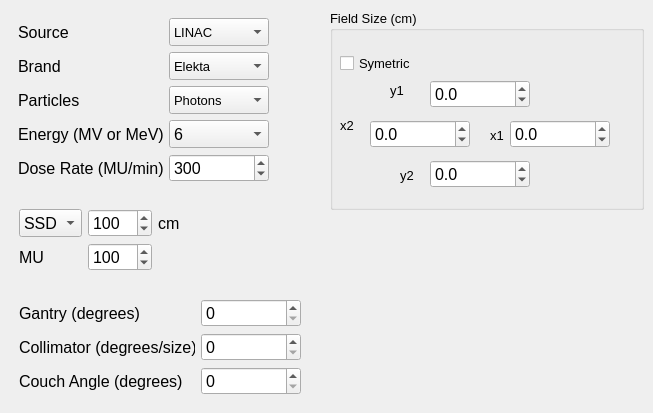
      <widget class="QWidget" name="pagelinac">
       <widget class="QFrame" name="frame_6">
        <property name="geometry">
         <rect>
          <x>10</x>
          <y>200</y>
          <width>214</width>
          <height>80</height>
         </rect>
        </property>
        <property name="frameShape">
         <enum>QFrame::NoFrame</enum>
        </property>
        <property name="frameShadow">
         <enum>QFrame::Raised</enum>
        </property>
        <layout class="QGridLayout" name="gridLayout_5">
         <item row="0" column="0">
          <widget class="QComboBox" name="linacssdsad">
           <property name="minimumSize">
            <size>
             <width>0</width>
             <height>28</height>
            </size>
           </property>
           <property name="maximumSize">
            <size>
             <width>16777215</width>
             <height>28</height>
            </size>
           </property>
           <property name="font">
            <font>
             <pointsize>12</pointsize>
            </font>
           </property>
           <item>
            <property name="text">
             <string>SSD</string>
            </property>
           </item>
           <item>
            <property name="text">
             <string>SAD</string>
            </property>
           </item>
          </widget>
         </item>
         <item row="0" column="1">
          <widget class="QSpinBox" name="linacssdsaddist">
           <property name="minimumSize">
            <size>
             <width>0</width>
             <height>28</height>
            </size>
           </property>
           <property name="maximumSize">
            <size>
             <width>16777215</width>
             <height>28</height>
            </size>
           </property>
           <property name="font">
            <font>
             <pointsize>12</pointsize>
            </font>
           </property>
           <property name="maximum">
            <number>300</number>
           </property>
           <property name="value">
            <number>100</number>
           </property>
          </widget>
         </item>
         <item row="1" column="0">
          <widget class="QLabel" name="label_15">
           <property name="font">
            <font>
             <pointsize>12</pointsize>
            </font>
           </property>
           <property name="text">
            <string>MU</string>
           </property>
          </widget>
         </item>
         <item row="1" column="1">
          <widget class="QSpinBox" name="linacmus">
           <property name="minimumSize">
            <size>
             <width>0</width>
             <height>28</height>
            </size>
           </property>
           <property name="maximumSize">
            <size>
             <width>16777215</width>
             <height>28</height>
            </size>
           </property>
           <property name="font">
            <font>
             <pointsize>12</pointsize>
            </font>
           </property>
           <property name="maximum">
            <number>2000</number>
           </property>
           <property name="value">
            <number>100</number>
           </property>
          </widget>
         </item>
         <item row="0" column="2">
          <widget class="QLabel" name="label_16">
           <property name="font">
            <font>
             <pointsize>12</pointsize>
            </font>
           </property>
           <property name="text">
            <string>cm</string>
           </property>
          </widget>
         </item>
        </layout>
       </widget>
       <widget class="QFrame" name="frame_8">
        <property name="geometry">
         <rect>
          <x>9</x>
          <y>9</y>
          <width>269</width>
          <height>182</height>
         </rect>
        </property>
        <property name="maximumSize">
         <size>
          <width>16777215</width>
          <height>16777215</height>
         </size>
        </property>
        <property name="frameShape">
         <enum>QFrame::NoFrame</enum>
        </property>
        <property name="frameShadow">
         <enum>QFrame::Raised</enum>
        </property>
        <layout class="QGridLayout" name="gridLayout_2">
         <item row="0" column="0">
          <widget class="QLabel" name="label_22">
           <property name="font">
            <font>
             <pointsize>12</pointsize>
            </font>
           </property>
           <property name="text">
            <string>Source</string>
           </property>
          </widget>
         </item>
         <item row="0" column="1">
          <widget class="QComboBox" name="cbsource">
           <property name="minimumSize">
            <size>
             <width>100</width>
             <height>28</height>
            </size>
           </property>
           <property name="maximumSize">
            <size>
             <width>100</width>
             <height>28</height>
            </size>
           </property>
           <property name="font">
            <font>
             <pointsize>10</pointsize>
            </font>
           </property>
           <property name="frame">
            <bool>true</bool>
           </property>
           <item>
            <property name="text">
             <string>LINAC</string>
            </property>
           </item>
           <item>
            <property name="text">
             <string>Gamma Knife</string>
            </property>
           </item>
           <item>
            <property name="text">
             <string>Light</string>
            </property>
           </item>
           <item>
            <property name="text">
             <string>Estroncio</string>
            </property>
           </item>
          </widget>
         </item>
         <item row="1" column="0">
          <widget class="QLabel" name="label_4">
           <property name="font">
            <font>
             <pointsize>12</pointsize>
            </font>
           </property>
           <property name="text">
            <string>Brand</string>
           </property>
          </widget>
         </item>
         <item row="1" column="1">
          <widget class="QComboBox" name="linacbrand">
           <property name="minimumSize">
            <size>
             <width>100</width>
             <height>28</height>
            </size>
           </property>
           <property name="maximumSize">
            <size>
             <width>100</width>
             <height>28</height>
            </size>
           </property>
           <property name="font">
            <font>
             <pointsize>10</pointsize>
            </font>
           </property>
           <property name="frame">
            <bool>true</bool>
           </property>
           <item>
            <property name="text">
             <string>Elekta</string>
            </property>
           </item>
           <item>
            <property name="text">
             <string>Varian</string>
            </property>
           </item>
           <item>
            <property name="text">
             <string>Siemens</string>
            </property>
           </item>
          </widget>
         </item>
         <item row="2" column="0">
          <widget class="QLabel" name="label_5">
           <property name="font">
            <font>
             <pointsize>12</pointsize>
            </font>
           </property>
           <property name="text">
            <string>Particles</string>
           </property>
          </widget>
         </item>
         <item row="2" column="1">
          <widget class="QComboBox" name="linacparticles">
           <property name="minimumSize">
            <size>
             <width>100</width>
             <height>28</height>
            </size>
           </property>
           <property name="maximumSize">
            <size>
             <width>100</width>
             <height>28</height>
            </size>
           </property>
           <property name="font">
            <font>
             <pointsize>10</pointsize>
            </font>
           </property>
           <item>
            <property name="text">
             <string>Photons</string>
            </property>
           </item>
           <item>
            <property name="text">
             <string>Electrons</string>
            </property>
           </item>
           <item>
            <property name="text">
             <string>Protons</string>
            </property>
           </item>
           <item>
            <property name="text">
             <string>Particles</string>
            </property>
           </item>
          </widget>
         </item>
         <item row="3" column="0">
          <widget class="QLabel" name="label_7">
           <property name="font">
            <font>
             <pointsize>12</pointsize>
            </font>
           </property>
           <property name="text">
            <string>Energy (MV or MeV)</string>
           </property>
          </widget>
         </item>
         <item row="3" column="1">
          <widget class="QComboBox" name="linacenergy">
           <property name="minimumSize">
            <size>
             <width>100</width>
             <height>28</height>
            </size>
           </property>
           <property name="maximumSize">
            <size>
             <width>100</width>
             <height>28</height>
            </size>
           </property>
           <property name="font">
            <font>
             <pointsize>12</pointsize>
            </font>
           </property>
           <item>
            <property name="text">
             <string>6</string>
            </property>
           </item>
           <item>
            <property name="text">
             <string>6FFF</string>
            </property>
           </item>
           <item>
            <property name="text">
             <string>8</string>
            </property>
           </item>
           <item>
            <property name="text">
             <string>9</string>
            </property>
           </item>
           <item>
            <property name="text">
             <string>10</string>
            </property>
           </item>
           <item>
            <property name="text">
             <string>10FFF</string>
            </property>
           </item>
           <item>
            <property name="text">
             <string>12</string>
            </property>
           </item>
           <item>
            <property name="text">
             <string>15</string>
            </property>
           </item>
           <item>
            <property name="text">
             <string>18</string>
            </property>
           </item>
          </widget>
         </item>
         <item row="4" column="0">
          <widget class="QLabel" name="label_8">
           <property name="font">
            <font>
             <pointsize>12</pointsize>
            </font>
           </property>
           <property name="text">
            <string>Dose Rate (MU/min)</string>
           </property>
          </widget>
         </item>
         <item row="4" column="1">
          <widget class="QSpinBox" name="linacdoserate">
           <property name="minimumSize">
            <size>
             <width>100</width>
             <height>28</height>
            </size>
           </property>
           <property name="maximumSize">
            <size>
             <width>100</width>
             <height>28</height>
            </size>
           </property>
           <property name="font">
            <font>
             <pointsize>12</pointsize>
            </font>
           </property>
           <property name="minimum">
            <number>50</number>
           </property>
           <property name="maximum">
            <number>2400</number>
           </property>
           <property name="singleStep">
            <number>10</number>
           </property>
           <property name="value">
            <number>300</number>
           </property>
          </widget>
         </item>
        </layout>
       </widget>
       <widget class="QFrame" name="frame_5">
        <property name="geometry">
         <rect>
          <x>10</x>
          <y>290</y>
          <width>300</width>
          <height>114</height>
         </rect>
        </property>
        <property name="font">
         <font>
          <pointsize>12</pointsize>
         </font>
        </property>
        <property name="frameShape">
         <enum>QFrame::NoFrame</enum>
        </property>
        <property name="frameShadow">
         <enum>QFrame::Raised</enum>
        </property>
        <layout class="QGridLayout" name="gridLayout">
         <item row="0" column="1">
          <widget class="QSpinBox" name="linacgantry">
           <property name="minimumSize">
            <size>
             <width>100</width>
             <height>28</height>
            </size>
           </property>
           <property name="maximumSize">
            <size>
             <width>100</width>
             <height>28</height>
            </size>
           </property>
           <property name="font">
            <font>
             <pointsize>12</pointsize>
            </font>
           </property>
           <property name="maximum">
            <number>359</number>
           </property>
          </widget>
         </item>
         <item row="1" column="0">
          <widget class="QLabel" name="label_12">
           <property name="font">
            <font>
             <pointsize>12</pointsize>
            </font>
           </property>
           <property name="text">
            <string>Collimator (degrees/size)</string>
           </property>
          </widget>
         </item>
         <item row="2" column="1">
          <widget class="QSpinBox" name="linaccouch">
           <property name="minimumSize">
            <size>
             <width>100</width>
             <height>28</height>
            </size>
           </property>
           <property name="maximumSize">
            <size>
             <width>100</width>
             <height>28</height>
            </size>
           </property>
           <property name="font">
            <font>
             <pointsize>12</pointsize>
            </font>
           </property>
           <property name="maximum">
            <number>359</number>
           </property>
          </widget>
         </item>
         <item row="1" column="1">
          <widget class="QSpinBox" name="linaccollimator">
           <property name="minimumSize">
            <size>
             <width>100</width>
             <height>28</height>
            </size>
           </property>
           <property name="maximumSize">
            <size>
             <width>100</width>
             <height>28</height>
            </size>
           </property>
           <property name="font">
            <font>
             <pointsize>12</pointsize>
            </font>
           </property>
           <property name="maximum">
            <number>359</number>
           </property>
          </widget>
         </item>
         <item row="2" column="0">
          <widget class="QLabel" name="label_14">
           <property name="font">
            <font>
             <pointsize>12</pointsize>
            </font>
           </property>
           <property name="text">
            <string>Couch Angle (degrees)</string>
           </property>
          </widget>
         </item>
         <item row="0" column="0">
          <widget class="QLabel" name="label_13">
           <property name="font">
            <font>
             <pointsize>12</pointsize>
            </font>
           </property>
           <property name="text">
            <string>Gantry (degrees)</string>
           </property>
          </widget>
         </item>
        </layout>
       </widget>
       <widget class="QGroupBox" name="groupBox_5">
        <property name="geometry">
         <rect>
          <x>330</x>
          <y>10</y>
          <width>314</width>
          <height>200</height>
         </rect>
        </property>
        <property name="minimumSize">
         <size>
          <width>0</width>
          <height>200</height>
         </size>
        </property>
        <property name="maximumSize">
         <size>
          <width>16777215</width>
          <height>200</height>
         </size>
        </property>
        <property name="font">
         <font>
          <pointsize>10</pointsize>
         </font>
        </property>
        <property name="title">
         <string>Field Size (cm)</string>
        </property>
        <widget class="QLabel" name="label_6">
         <property name="geometry">
          <rect>
           <x>10</x>
           <y>100</y>
           <width>31</width>
           <height>31</height>
          </rect>
         </property>
         <property name="font">
          <font>
           <pointsize>10</pointsize>
          </font>
         </property>
         <property name="text">
          <string>x2</string>
         </property>
        </widget>
        <widget class="QLabel" name="label_9">
         <property name="geometry">
          <rect>
           <x>70</x>
           <y>150</y>
           <width>31</width>
           <height>31</height>
          </rect>
         </property>
         <property name="font">
          <font>
           <pointsize>10</pointsize>
          </font>
         </property>
         <property name="text">
          <string>y2</string>
         </property>
        </widget>
        <widget class="QLabel" name="label_10">
         <property name="geometry">
          <rect>
           <x>160</x>
           <y>100</y>
           <width>31</width>
           <height>50</height>
          </rect>
         </property>
         <property name="font">
          <font>
           <pointsize>10</pointsize>
          </font>
         </property>
         <property name="text">
          <string>x1</string>
         </property>
        </widget>
        <widget class="QLabel" name="label_11">
         <property name="geometry">
          <rect>
           <x>60</x>
           <y>60</y>
           <width>31</width>
           <height>41</height>
          </rect>
         </property>
         <property name="font">
          <font>
           <pointsize>10</pointsize>
          </font>
         </property>
         <property name="text">
          <string>y1</string>
         </property>
        </widget>
        <widget class="QDoubleSpinBox" name="x2coord">
         <property name="geometry">
          <rect>
           <x>40</x>
           <y>110</y>
           <width>100</width>
           <height>28</height>
          </rect>
         </property>
         <property name="minimumSize">
          <size>
           <width>0</width>
           <height>28</height>
          </size>
         </property>
         <property name="maximumSize">
          <size>
           <width>16777215</width>
           <height>28</height>
          </size>
         </property>
         <property name="font">
          <font>
           <pointsize>12</pointsize>
          </font>
         </property>
         <property name="decimals">
          <number>1</number>
         </property>
         <property name="minimum">
          <double>-20.000000000000000</double>
         </property>
         <property name="maximum">
          <double>20.000000000000000</double>
         </property>
         <property name="singleStep">
          <double>0.100000000000000</double>
         </property>
        </widget>
        <widget class="QDoubleSpinBox" name="y1coord">
         <property name="geometry">
          <rect>
           <x>100</x>
           <y>70</y>
           <width>100</width>
           <height>28</height>
          </rect>
         </property>
         <property name="minimumSize">
          <size>
           <width>0</width>
           <height>28</height>
          </size>
         </property>
         <property name="maximumSize">
          <size>
           <width>16777215</width>
           <height>28</height>
          </size>
         </property>
         <property name="font">
          <font>
           <pointsize>12</pointsize>
          </font>
         </property>
         <property name="decimals">
          <number>1</number>
         </property>
         <property name="minimum">
          <double>-20.000000000000000</double>
         </property>
         <property name="maximum">
          <double>20.000000000000000</double>
         </property>
         <property name="singleStep">
          <double>0.100000000000000</double>
         </property>
        </widget>
        <widget class="QDoubleSpinBox" name="x1coord">
         <property name="geometry">
          <rect>
           <x>180</x>
           <y>110</y>
           <width>100</width>
           <height>28</height>
          </rect>
         </property>
         <property name="minimumSize">
          <size>
           <width>0</width>
           <height>28</height>
          </size>
         </property>
         <property name="maximumSize">
          <size>
           <width>16777215</width>
           <height>28</height>
          </size>
         </property>
         <property name="font">
          <font>
           <pointsize>12</pointsize>
          </font>
         </property>
         <property name="decimals">
          <number>1</number>
         </property>
         <property name="minimum">
          <double>-20.000000000000000</double>
         </property>
         <property name="maximum">
          <double>20.000000000000000</double>
         </property>
         <property name="singleStep">
          <double>0.100000000000000</double>
         </property>
        </widget>
        <widget class="QDoubleSpinBox" name="y2coord">
         <property name="geometry">
          <rect>
           <x>100</x>
           <y>150</y>
           <width>100</width>
           <height>28</height>
          </rect>
         </property>
         <property name="minimumSize">
          <size>
           <width>0</width>
           <height>28</height>
          </size>
         </property>
         <property name="maximumSize">
          <size>
           <width>16777215</width>
           <height>28</height>
          </size>
         </property>
         <property name="font">
          <font>
           <pointsize>12</pointsize>
          </font>
         </property>
         <property name="decimals">
          <number>1</number>
         </property>
         <property name="minimum">
          <double>-20.000000000000000</double>
         </property>
         <property name="maximum">
          <double>20.000000000000000</double>
         </property>
         <property name="singleStep">
          <double>0.100000000000000</double>
         </property>
        </widget>
        <widget class="QCheckBox" name="cbsymetric">
         <property name="geometry">
          <rect>
           <x>10</x>
           <y>40</y>
           <width>100</width>
           <height>26</height>
          </rect>
         </property>
         <property name="font">
          <font>
           <pointsize>10</pointsize>
          </font>
         </property>
         <property name="text">
          <string>Symetric</string>
         </property>
        </widget>
       </widget>
      </widget>
